Frame 1 (no input): blank canvas, image omitted
Frame 60 (no input): blank canvas, image omitted
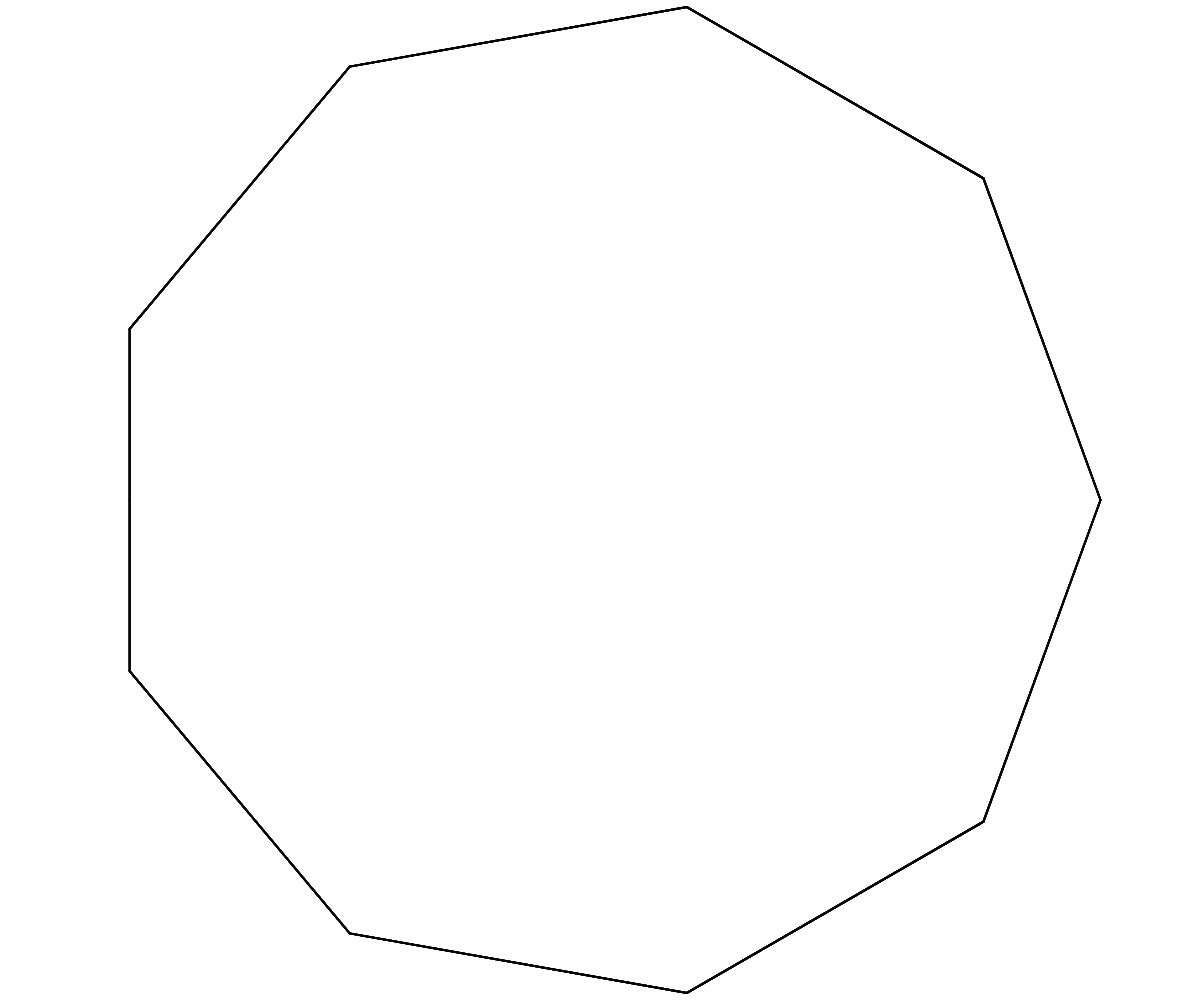
Frame 120 (the mouse pressed at the canvas centre since frame 60)

The p5.js sketch whose frames 1 and 60 were blank and that drew this single picture after the mouse press (run headless with seeded random() and noise() and a simulated clock; from frame 60 on, the mouse is pressed at the canvas centre):

// p5.js sketch
// ── sketch.js
'use strict';

//Variable to store the color
let strokeColor;

function setup() {
  createCanvas(windowWidth, windowHeight);
  colorMode(HSB, 360, 100, 100, 100);
  noFill();
  strokeWeight(2);
  strokeColor = color(0, 10);
}

function draw() {
  //if the left mouse button is pressed down...
  if (mouseIsPressed && mouseButton == LEFT) {
    //save matrix state
    push();
    // translate to the middle
    translate(width / 2, height / 2);
    //the number of vertices that make us the circle is mapped to the mouseY
    let circleResolution = int(map(mouseY + 100, 0, height, 2, 15));
    // map the size of the circle to the mouseX
    let radius = map(mouseX,0,width,1,1000);
    //the angle increment each existing vertices is based TAU divided by the number of existing vertices
    let angleIncrement = TAU / circleResolution;
    //set stroke col
    stroke(strokeColor);

    //begin drawing a shape...
    beginShape();
    //for each vertex to be drawn...
    for (let i = 0; i <= circleResolution; i++) {
      //find the x point along the circumfrence based on the COS of angleIncrement * the i counter.
      let x = cos(angleIncrement * i) * radius;
      //find the y point along the circumfrence based on the SIN of angleIncrement * the i counter.
      let y = sin(angleIncrement * i) * radius;
      // draw each vertex with the x and y points
      vertex(x, y);
    }
    //end the shape and draw it
    endShape();
    //restore saved matrix state
    pop();
  }
}
